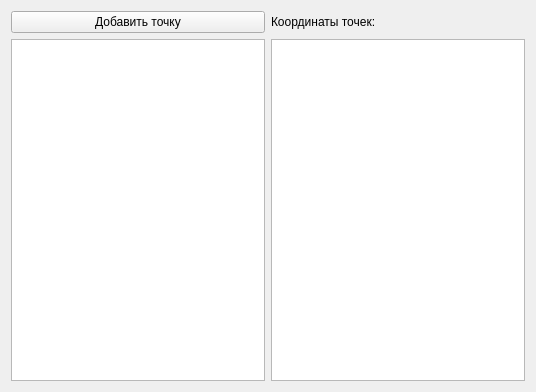
<?xml version="1.0" encoding="UTF-8"?>
<ui version="4.0">
 <class>Widget</class>
 <widget class="QWidget" name="Widget">
  <property name="geometry">
   <rect>
    <x>0</x>
    <y>0</y>
    <width>536</width>
    <height>392</height>
   </rect>
  </property>
  <property name="sizePolicy">
   <sizepolicy hsizetype="Fixed" vsizetype="Minimum">
    <horstretch>0</horstretch>
    <verstretch>0</verstretch>
   </sizepolicy>
  </property>
  <property name="windowTitle">
   <string>Widget</string>
  </property>
  <layout class="QGridLayout" name="gridLayout">
   <item row="2" column="0">
    <widget class="QGraphicsView" name="graphicsView"/>
   </item>
   <item row="0" column="0">
    <widget class="QPushButton" name="pushButton">
     <property name="text">
      <string>Добавить точку</string>
     </property>
    </widget>
   </item>
   <item row="0" column="1">
    <widget class="QLabel" name="label">
     <property name="text">
      <string>Координаты точек:</string>
     </property>
    </widget>
   </item>
   <item row="2" column="1">
    <widget class="QTableWidget" name="tableWidget"/>
   </item>
  </layout>
 </widget>
 <layoutdefault spacing="6" margin="11"/>
 <resources/>
 <connections/>
</ui>
